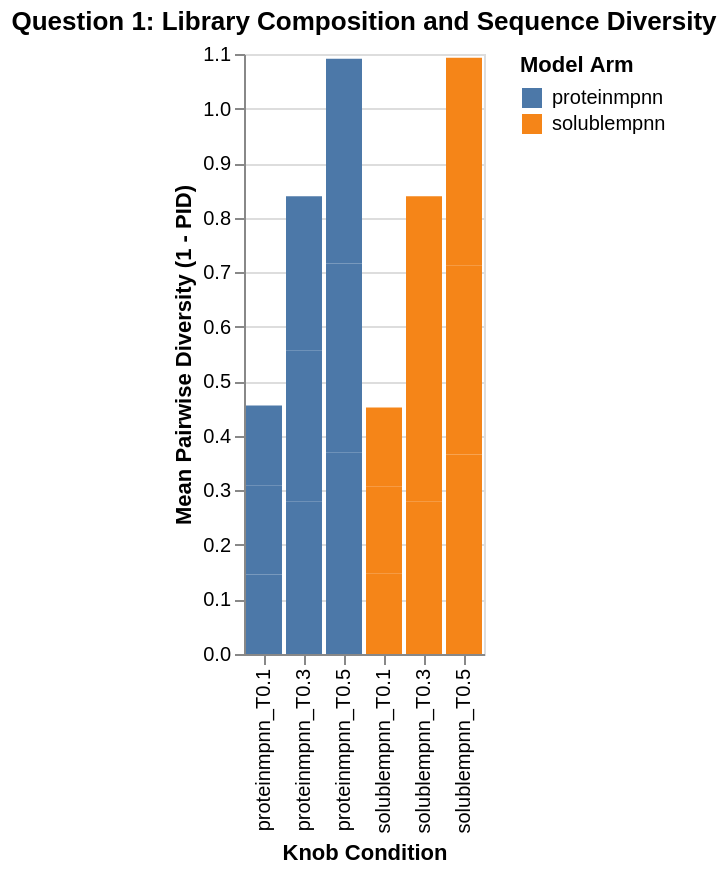

Vega-Lite specification for this chart:
### Vega-Lite specification from a JSON file in a GitHub repository (floating-point values rounded to 4 significant figures)
{"$schema": "https://vega.github.io/schema/vega-lite/v5.json", "data": {"values": [{"arm": "proteinmpnn", "composition_entropy": 3.989, "condition": "proteinmpnn_T0.1", "diversity": 0.1459, "duplicate_rate": 0.0, "flags": {}, "manifest_row_hash": "ubq_unit_001_proteinmpnn_t0.1_s1001", "positional_entropy": 0.3996, "recovery": 0.9243, "recovery_margin": 0.7615, "seed": 1001}, {"arm": "proteinmpnn", "composition_entropy": 3.975, "condition": "proteinmpnn_T0.1", "diversity": 0.1624, "duplicate_rate": 0.0, "flags": {}, "manifest_row_hash": "ubq_unit_002_proteinmpnn_t0.1_s1002", "positional_entropy": 0.4451, "recovery": 0.9153, "recovery_margin": 0.7525, "seed": 1002}, {"arm": "proteinmpnn", "composition_entropy": 4.001, "condition": "proteinmpnn_T0.1", "diversity": 0.1475, "duplicate_rate": 0.0, "flags": {}, "manifest_row_hash": "ubq_unit_003_proteinmpnn_t0.1_s1003", "positional_entropy": 0.4056, "recovery": 0.9235, "recovery_margin": 0.7681, "seed": 1003}, {"arm": "proteinmpnn", "composition_entropy": 4.031, "condition": "proteinmpnn_T0.3", "diversity": 0.2789, "duplicate_rate": 0.0, "flags": {}, "manifest_row_hash": "ubq_unit_004_proteinmpnn_t0.3_s1001", "positional_entropy": 0.7721, "recovery": 0.8495, "recovery_margin": 0.6949, "seed": 1001}, {"arm": "proteinmpnn", "composition_entropy": 4.079, "condition": "proteinmpnn_T0.3", "diversity": 0.2781, "duplicate_rate": 0.0, "flags": {}, "manifest_row_hash": "ubq_unit_005_proteinmpnn_t0.3_s1002", "positional_entropy": 0.7792, "recovery": 0.8487, "recovery_margin": 0.6974, "seed": 1002}, {"arm": "proteinmpnn", "composition_entropy": 4.081, "condition": "proteinmpnn_T0.3", "diversity": 0.2821, "duplicate_rate": 0.0, "flags": {}, "manifest_row_hash": "ubq_unit_006_proteinmpnn_t0.3_s1003", "positional_entropy": 0.7918, "recovery": 0.8479, "recovery_margin": 0.6998, "seed": 1003}, {"arm": "proteinmpnn", "composition_entropy": 4.097, "condition": "proteinmpnn_T0.5", "diversity": 0.37, "duplicate_rate": 0.0, "flags": {}, "manifest_row_hash": "ubq_unit_007_proteinmpnn_t0.5_s1001", "positional_entropy": 1.056, "recovery": 0.7944, "recovery_margin": 0.6505, "seed": 1001}, {"arm": "proteinmpnn", "composition_entropy": 4.076, "condition": "proteinmpnn_T0.5", "diversity": 0.3459, "duplicate_rate": 0.0, "flags": {}, "manifest_row_hash": "ubq_unit_008_proteinmpnn_t0.5_s1002", "positional_entropy": 0.985, "recovery": 0.8076, "recovery_margin": 0.653, "seed": 1002}, {"arm": "proteinmpnn", "composition_entropy": 4.104, "condition": "proteinmpnn_T0.5", "diversity": 0.3754, "duplicate_rate": 0.0, "flags": {}, "manifest_row_hash": "ubq_unit_009_proteinmpnn_t0.5_s1003", "positional_entropy": 1.066, "recovery": 0.7895, "recovery_margin": 0.648, "seed": 1003}, {"arm": "solublempnn", "composition_entropy": 3.969, "condition": "solublempnn_T0.1", "diversity": 0.1469, "duplicate_rate": 0.0, "flags": {}, "manifest_row_hash": "ubq_unit_010_solublempnn_t0.1_s1001", "positional_entropy": 0.402, "recovery": 0.9235, "recovery_margin": 0.7607, "seed": 1001}, {"arm": "solublempnn", "composition_entropy": 3.963, "condition": "solublempnn_T0.1", "diversity": 0.1604, "duplicate_rate": 0.0, "flags": {}, "manifest_row_hash": "ubq_unit_011_solublempnn_t0.1_s1002", "positional_entropy": 0.4379, "recovery": 0.9161, "recovery_margin": 0.7541, "seed": 1002}, {"arm": "solublempnn", "composition_entropy": 3.998, "condition": "solublempnn_T0.1", "diversity": 0.1445, "duplicate_rate": 0.0, "flags": {}, "manifest_row_hash": "ubq_unit_012_solublempnn_t0.1_s1003", "positional_entropy": 0.3969, "recovery": 0.9252, "recovery_margin": 0.7689, "seed": 1003}, {"arm": "solublempnn", "composition_entropy": 4.012, "condition": "solublempnn_T0.3", "diversity": 0.2791, "duplicate_rate": 0.0, "flags": {}, "manifest_row_hash": "ubq_unit_013_solublempnn_t0.3_s1001", "positional_entropy": 0.7722, "recovery": 0.8495, "recovery_margin": 0.699, "seed": 1001}, {"arm": "solublempnn", "composition_entropy": 4.047, "condition": "solublempnn_T0.3", "diversity": 0.2838, "duplicate_rate": 0.0, "flags": {}, "manifest_row_hash": "ubq_unit_014_solublempnn_t0.3_s1002", "positional_entropy": 0.7957, "recovery": 0.8454, "recovery_margin": 0.6965, "seed": 1002}, {"arm": "solublempnn", "composition_entropy": 4.032, "condition": "solublempnn_T0.3", "diversity": 0.2762, "duplicate_rate": 0.0, "flags": {}, "manifest_row_hash": "ubq_unit_015_solublempnn_t0.3_s1003", "positional_entropy": 0.7725, "recovery": 0.8512, "recovery_margin": 0.7023, "seed": 1003}, {"arm": "solublempnn", "composition_entropy": 4.055, "condition": "solublempnn_T0.5", "diversity": 0.3659, "duplicate_rate": 0.0, "flags": {}, "manifest_row_hash": "ubq_unit_016_solublempnn_t0.5_s1001", "positional_entropy": 1.041, "recovery": 0.7969, "recovery_margin": 0.6505, "seed": 1001}, {"arm": "solublempnn", "composition_entropy": 4.07, "condition": "solublempnn_T0.5", "diversity": 0.3458, "duplicate_rate": 0.0, "flags": {}, "manifest_row_hash": "ubq_unit_017_solublempnn_t0.5_s1002", "positional_entropy": 0.9865, "recovery": 0.8084, "recovery_margin": 0.653, "seed": 1002}, {"arm": "solublempnn", "composition_entropy": 4.086, "condition": "solublempnn_T0.5", "diversity": 0.3812, "duplicate_rate": 0.0, "flags": {}, "manifest_row_hash": "ubq_unit_018_solublempnn_t0.5_s1003", "positional_entropy": 1.089, "recovery": 0.7854, "recovery_margin": 0.6406, "seed": 1003}]}, "description": "Diversity, positional entropy, and target recovery across conditions.", "encoding": {"color": {"field": "arm", "title": "Model Arm", "type": "nominal"}, "x": {"field": "condition", "title": "Knob Condition", "type": "nominal"}, "y": {"field": "diversity", "title": "Mean Pairwise Diversity (1 - PID)", "type": "quantitative"}}, "mark": {"tooltip": true, "type": "bar"}, "title": "Question 1: Library Composition and Sequence Diversity", "transform": [{"filter": "isValid(datum.diversity) && datum.diversity != null"}]}
